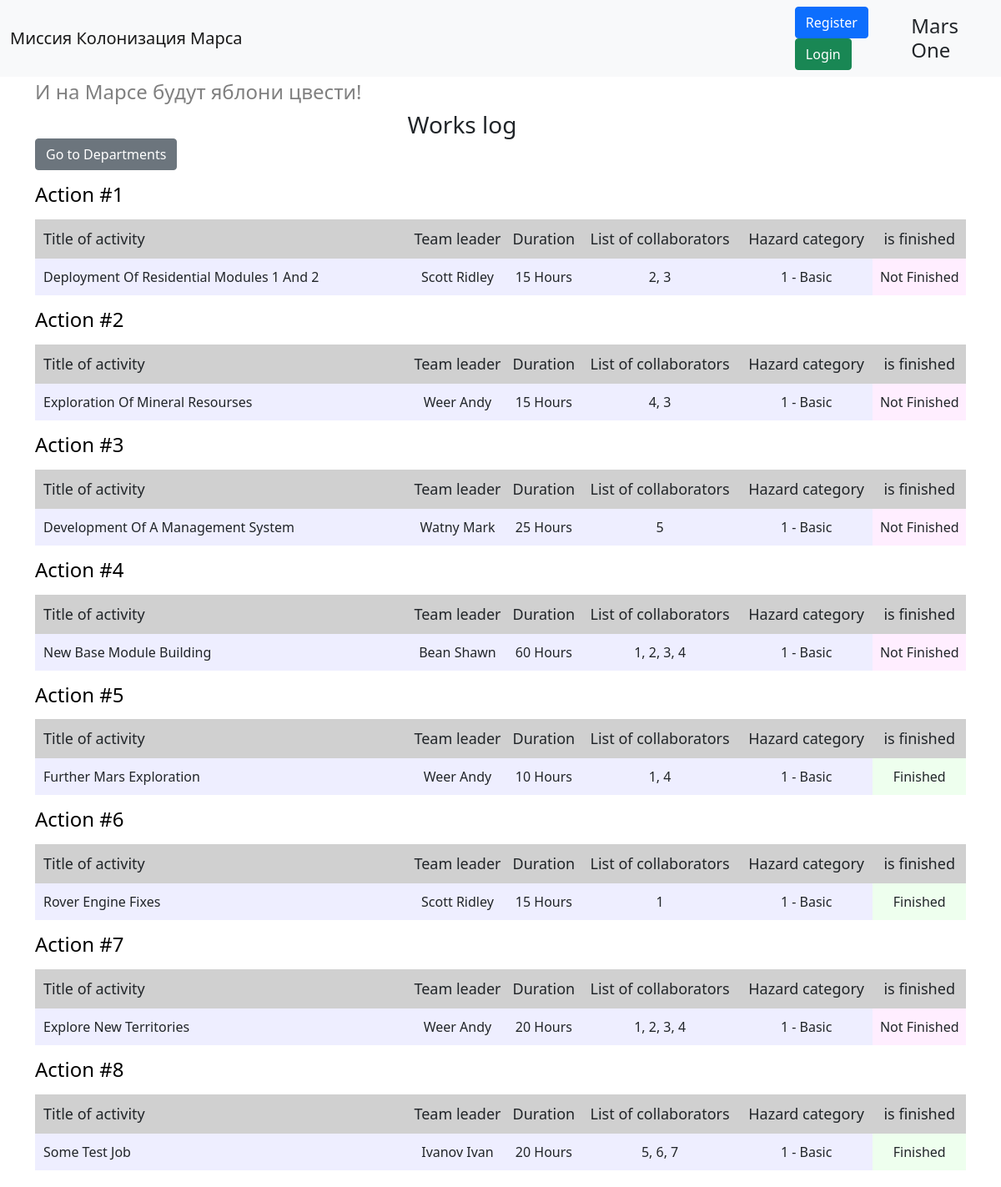
Before: / with the older database file.
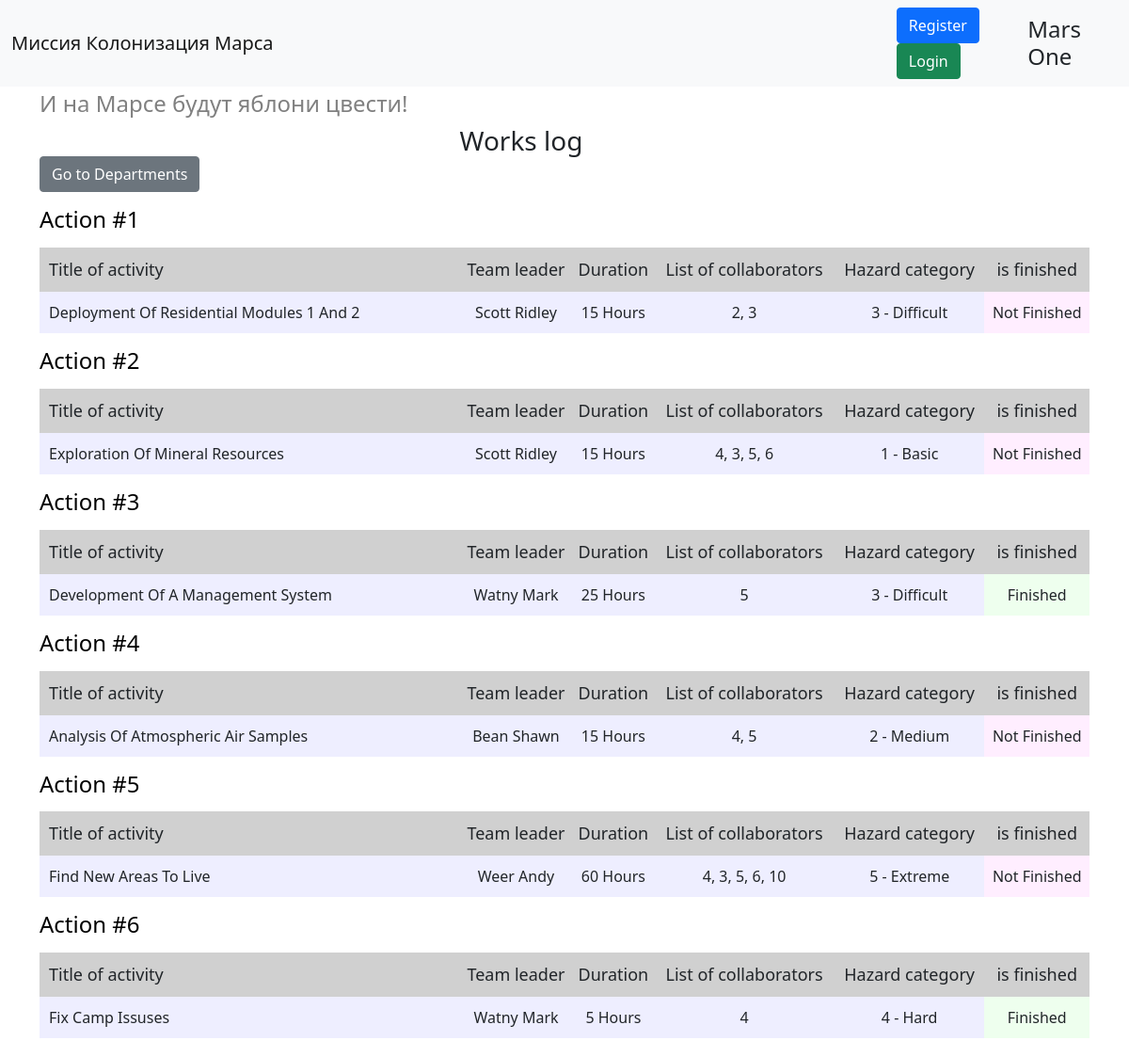
After: the same page with the newer database file.
### __all_models.py (models this page shows)
class Jobs(SqlAlchemyBase):
    __tablename__ = "jobs"
    id = Column(Integer, primary_key=True, autoincrement=True)
    team_leader = Column(Integer, ForeignKey("users.id"))
    job = Column(String)
    work_size = Column(Integer)
    collaborators = Column(String)
    start_date = Column(DateTime)
    end_date = Column(DateTime, nullable=True)
    is_finished = Column(Boolean)
    categories = orm.relation(
        "Category", secondary="association", backref="jobs")

class User(SqlAlchemyBase, UserMixin):
    __tablename__ = 'users'
    id = Column(Integer, primary_key=True, autoincrement=True)
    surname = Column(String)
    name = Column(String)
    age = Column(Integer)
    position = Column(String)
    speciality = Column(String)
    address = Column(String)
    email = Column(String, unique=True)
    hashed_password = Column(String, default="password")
    modified_date = Column(DateTime, default=datetime.now)

class Category(SqlAlchemyBase):
    __tablename__ = 'category'
    id = Column(Integer, primary_key=True, autoincrement=True)
    title = Column(String)

### app.py (the view)
@app.route("/")
def works_log():
    records = session.query(Jobs, User).join(User).all()
    return render_template("works_log.html", title="Журнал работ",
                           records=records, current_user=current_user)

### templates/works_log.html (shortened to what this page needs)
{% extends "base.html" %}
{% block content %}
<h3 class="title">Works log</h3>
<a href="{{ url_for('departments') }}" class="btn btn-secondary">Go to Departments</a>
{% for job, user in records %}
<a href="/job/{{ job.id }}" class="link"><h4 class="action">Action #{{ loop.index }}</h4></a>
<div class="table-wrapper">
    <table>
        <tr>
            <th>Title of activity</th>
            <th>Team leader</th>
            <th>Duration</th>
            <th>List of collaborators</th>
            <th>Hazard category</th>
            <th>is finished</th>
        </tr>
            <tr>
                <td style="width: 40%;">{{ job.job }}</td>
                <td>{{ user.surname }} {{ user.name }}</td>
                <td>{{ job.work_size }} hours</td>
                <td>{{ job.collaborators }}</td>
                <td>
                    {% if job.categories %} {{ job.categories[0].id }} - {{ job.categories[0].title }}
                    {% else %} 1 - basic
                    {% endif %}
                </td>
                {% if job.is_finished %}
                    <td class="is-finished">Finished</td>
                {% else %}
                    <td class="is-not-finished">Not Finished</td>
                {% endif %}
            </tr>
    </table>
</div>
{% endfor %}
{% endblock %}

### templates/base.html (shortened to what this page needs)
<!doctype html>
<html lang="en">
  <head>
    <link href="https://cdn.jsdelivr.net/npm/bootstrap@5.0.0-beta2/dist/css/bootstrap.min.css" rel="stylesheet">
    <link rel="stylesheet" type="text/css" href="{{url_for('static', filename='css/style.css')}}"/>
  </head>
  <body>
    <nav class="navbar navbar-light bg-light">
      <div class="container-fluid">
        <span><a href="/" class="navbar-brand mb-0 h1">Миссия Колонизация Марса</a></span>
        <div class="navbar-inner">
          {% if current_user.is_authenticated %}
            <a href="{{ url_for('logout') }}" class="navbar-name">{{ current_user.name }} {{ current_user.surname }}</a>
          {% else %}
          <div class="buttons-wrapper">
            <a href="{{ url_for('register') }}" class="btn btn-primary">Register</a>
            <a href="{{ url_for('login') }}" class="btn btn-success">Login</a>
          </div>
          {% endif %}
          <span class="nav-item h4 mr-10 mb-0">Mars One</span>
        </div>
      </div>
    </nav>
    <div class="container">
      <h4 class="mt-1">И на Марсе будут яблони цвести!</h4>
      {% block content %}{% endblock %}
    </div>
  </body>
</html>

### static/css/style.css (style rules this page uses)
body { padding-bottom: 20px; }
h4 { color: grey; }
.title { width: 20%; margin: 0 auto; }
.action { color: black; margin-top: 15px; }
table { width: 100%; margin-top: 15px; }
th { background-color: #d0d0d0; font-size: 18px; font-weight: normal; padding-top: 10px; padding-bottom: 10px; text-align: center; }
th:first-child { text-align-last: left; padding-left: 10px; }
td { background-color: #eeeeff; padding-top: 10px; padding-bottom: 10px; text-align: center; text-transform: capitalize; }
td:first-child { text-align-last: left; padding-left: 10px; }
td:last-child { text-transform: none; }
.is-not-finished { background-color: #ffeeff; width: 10%; }
.is-finished { background-color: #eeffee; width: 10%; }
.navbar-inner { display: flex; width: 20%; justify-content: space-between; align-items: center; }
.link { text-decoration: none; }

Changed rows visible on the page:
removed Jobs: job "Explore New Territories", surname "Weer", name "Andy", work_size "20", collaborators "1, 2, 3, 4", shows "1 - Basic", is_finished "Not Finished"
removed Jobs: job "Some Test Job", surname "Ivanov", name "Ivan", work_size "20", collaborators "5, 6, 7", shows "1 - Basic", is_finished "Finished"
changed Jobs "Deployment Of Residential Modules 1 And 2": categories (not shown) → "3"; title (not shown) → "Difficult"; text "1 - Basic" → "-"
changed Jobs: job "Exploration Of Mineral Resourses" → "Exploration Of Mineral Resources"; surname "Weer" → "Scott"; name "Andy" → "Ridley"; collaborators "4, 3" → "4, 3, 5, 6"; categories (not shown) → "1"; title (not shown) → "Basic"; text "1 - Basic" → "-"
changed Jobs "Development Of A Management System": categories (not shown) → "3"; title (not shown) → "Difficult"; text "1 - Basic" → "-"; is_finished "Not Finished" → "Finished"
changed Jobs "Bean": job "New Base Module Building" → "Analysis Of Atmospheric Air Samples"; work_size "60" → "15"; collaborators "1, 2, 3, 4" → "4, 5"; categories (not shown) → "2"; title (not shown) → "Medium"; text "1 - Basic" → "-"
changed Jobs "Weer": job "Further Mars Exploration" → "Find New Areas To Live"; work_size "10" → "60"; collaborators "1, 4" → "4, 3, 5, 6, 10"; categories (not shown) → "5"; title (not shown) → "Extreme"; text "1 - Basic" → "-"; is_finished "Finished" → "Not Finished"
changed Jobs: job "Rover Engine Fixes" → "Fix Camp Issuses"; surname "Scott" → "Watny"; name "Ridley" → "Mark"; work_size "15" → "5"; collaborators "1" → "4"; categories (not shown) → "4"; title (not shown) → "Hard"; text "1 - Basic" → "-"
